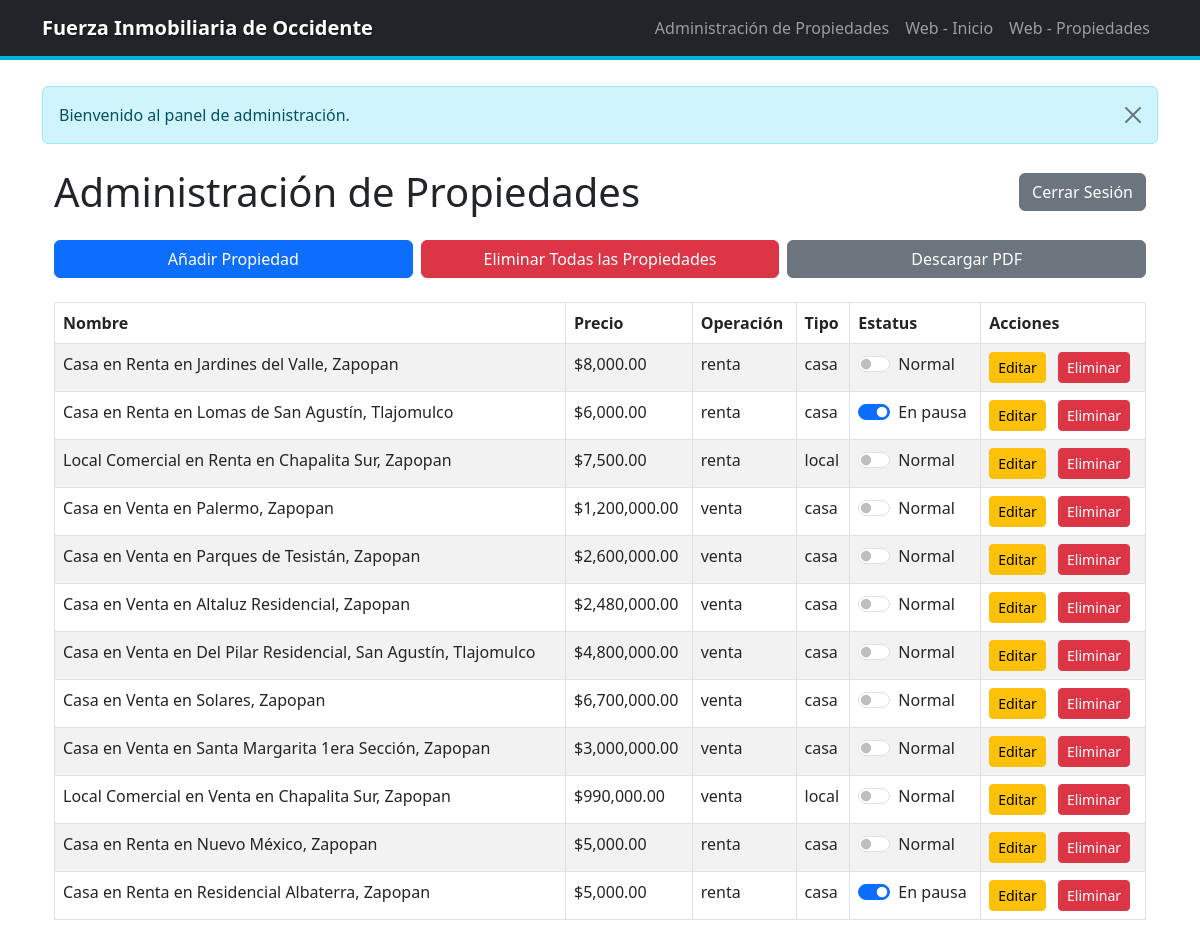
The page /admin/properties (signed in) on the database as committed earlier.
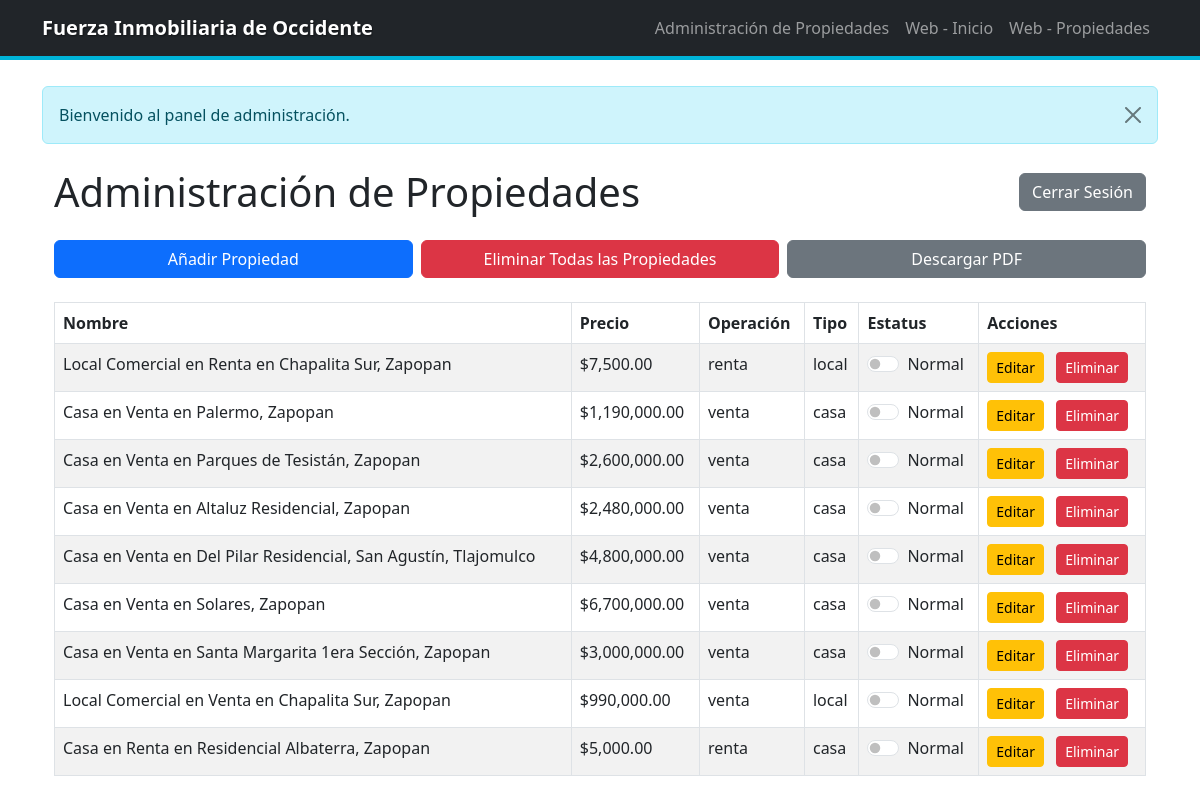
The same page on the database as committed later.
### tables this page shows
CREATE TABLE properties (
            id INTEGER PRIMARY KEY AUTOINCREMENT,
            name TEXT NOT NULL,
            price REAL NOT NULL,
            operation TEXT NOT NULL,
            type TEXT NOT NULL,
            bedrooms INTEGER NOT NULL,
            bathrooms REAL NOT NULL,
            parking_spaces INTEGER NOT NULL,
            area TEXT NOT NULL,
            address TEXT,
            colony TEXT NOT NULL,
            municipality TEXT NOT NULL,
            map_location TEXT,
            status TEXT NOT NULL DEFAULT 'Normal',
            images TEXT NOT NULL
        );

### app.py (the view)
@app.route('/admin/properties')
@admin_required
def admin_properties():
    properties = load_properties()
    if session.get('welcome_message'):
        flash('Bienvenido al panel de administración.', 'info')
        session.pop('welcome_message')
    return render_template('admin_properties.html', properties=properties)

### app.py (called while the page is built)
def load_properties():
    conn = sqlite3.connect(DATABASE_PATH)
    cursor = conn.cursor()
    cursor.execute("SELECT * FROM properties")
    properties = cursor.fetchall()
    conn.close()
    return properties

def admin_required(func):
    from functools import wraps
    @wraps(func)
    def wrapper(*args, **kwargs):
        if not session.get('logged_in'):
            flash('Debes iniciar sesión para acceder a esta página.', 'warning')
            return redirect(url_for('login'))
        return func(*args, **kwargs)
    return wrapper

### templates/admin_properties.html (shortened to what this page needs)
{% extends 'base.html' %}
{% block content %}
<div class="container mt-4">
    <div class="d-flex justify-content-between align-items-center mb-4">
        <h1 class="mb-0">Administración de Propiedades</h1>
        <a href="{{ url_for('logout') }}" class="btn btn-secondary">Cerrar Sesión</a>
    </div>
    <div class="mb-4 admin-buttons">
        <div class="row g-2">
            <div class="col-12 col-sm-6 col-md-4">
                <a href="{{ url_for('add_property') }}" class="btn btn-primary w-100">Añadir Propiedad</a>
            </div>
            <div class="col-12 col-sm-6 col-md-4">
                <form action="{{ url_for('delete_all_properties') }}" method="post" class="d-grid"
                      onsubmit="return confirm('¿Estás seguro de que deseas eliminar todas las propiedades? Esta acción no se puede deshacer.');">
                    <button type="submit" class="btn btn-danger">Eliminar Todas las Propiedades</button>
                </form>
            </div>
            <div class="col-12 col-sm-6 col-md-4">
                <a href="{{ url_for('properties_pdf') }}" class="btn btn-secondary w-100">Descargar PDF</a>
            </div>
        </div>
    </div>
    <div class="table-responsive">
        <table class="table table-striped table-bordered">
            <thead class="thead-dark">
                <tr>
                    <th>Nombre</th>
                    <th>Precio</th>
                    <th>Operación</th>
                    <th>Tipo</th>
                    <th>Estatus</th>
                    <th>Acciones</th>
                </tr>
            </thead>
            <tbody>
                {% for property in properties %}
                <tr>
                    <td>{{ property[1] }}</td>
                    <td>${{ "{:,.2f}".format(property[2]) }}</td>
                    <td>{{ property[3] }}</td>
                    <td>{{ property[4] }}</td>
                    <td>
                        <form action="{{ url_for('toggle_status', property_id=property[0]) }}" method="post">
                            <div class="form-check form-switch">
                                <input class="form-check-input" type="checkbox" role="switch"
                                       id="statusCheck{{ property[0] }}"
                                       onchange="this.form.submit()"
                                       {% if property[13] == 'En pausa' %}checked{% endif %}>
                                <label class="form-check-label" for="statusCheck{{ property[0] }}">
                                    {% if property[13] == 'En pausa' %}
                                        En pausa
                                    {% else %}
                                        Normal
                                    {% endif %}
                                </label>
                            </div>
                        </form>
                    </td>
                    <td>
                        <a href="{{ url_for('edit_property', property_id=property[0]) }}"
                           class="btn btn-sm btn-warning me-2">Editar</a>
                        <form action="{{ url_for('delete_property', property_id=property[0]) }}"
                              method="post" class="d-inline"
                              onsubmit="return confirm('¿Estás seguro de que deseas eliminar esta propiedad? Esta acción no se puede deshacer.');">
                            <button type="submit" class="btn btn-sm btn-danger">Eliminar</button>
                        </form>
                    </td>
                </tr>
                {% else %}
                <tr>
                    <td colspan="6" class="text-center">No hay propiedades disponibles.</td>
                </tr>
                {% endfor %}
            </tbody>
        </table>
    </div>
</div>
{% endblock %}

### templates/base.html (shortened to what this page needs)
<!DOCTYPE html>
<html lang="es">
<head>
    <link rel="stylesheet" href="{{ url_for('static', filename='style.css') }}">
    <link href="https://cdn.jsdelivr.net/npm/bootstrap@5.3.0-alpha3/dist/css/bootstrap.min.css" rel="stylesheet">
</head>
<body>
    <header>
        <nav class="navbar navbar-expand-lg navbar-dark bg-dark fixed-top">
            <div class="container">
                <a class="navbar-brand">Fuerza Inmobiliaria de Occidente</a>
                <div class="collapse navbar-collapse" id="navbarNav">
                    <ul class="navbar-nav ms-auto">
                        <li class="nav-item"><a class="nav-link" href="{{ url_for('admin_properties') }}">Administración de Propiedades</a></li>
                        <li class="nav-item"><a class="nav-link" href="{{ url_for('index') }}">Web - Inicio</a></li>
                        <li class="nav-item"><a class="nav-link" href="{{ url_for('properties') }}">Web - Propiedades</a></li>
                    </ul>
                </div>
            </div>
        </nav>
    </header>
    <div class="container mt-3">
        {% with messages = get_flashed_messages(with_categories=true) %}
          {% if messages %}
            {% for category, message in messages %}
              <div class="alert alert-{{ category }} alert-dismissible fade show" role="alert">
                {{ message }}
                <button type="button" class="btn-close" data-bs-dismiss="alert" aria-label="Close"></button>
              </div>
            {% endfor %}
          {% endif %}
        {% endwith %}
    </div>
    <main class="container mt-4">
        {% block content %}{% endblock %}
    </main>
</body>
</html>

### static/style.css (style rules this page uses)
body { font-family: 'Arial', sans-serif; line-height: 1.6; padding-top: 70px; }
.me-2 { margin-right: 0.5rem !important; }
.navbar { background-color: #003566; border-bottom: 4px solid #00b4d8; }
.navbar-brand { font-size: 1.5rem; font-weight: bold; color: #00b4d8; text-shadow: 1px 1px 2px rgba(0, 0, 0, 0.5); white-space: nowrap; overflow: hidden; text-overflow: ellipsis; }
html { scroll-behavior: smooth; scroll-padding-top: 40px; }

Rows that differ between the two databases and show on the page:
removed properties: name "Casa en Renta en Jardines del Valle, Zapopan", price "8,000.00", operation "renta", type "casa", shows "Normal"
removed properties: name "Casa en Renta en Lomas de San Agustín, Tlajomulco", price "6,000.00", operation "renta", type "casa", status "☑", shows "En pausa"
removed properties: name "Casa en Renta en Nuevo México, Zapopan", price "5,000.00", operation "renta", type "casa", shows "Normal"
changed properties "Casa en Venta en Palermo, Zapopan": price "1,200,000.00" → "1,190,000.00"
changed properties "Casa en Renta en Residencial Albaterra, Zapopan": status "☑" → "☐"; status "En pausa" → "Normal"
